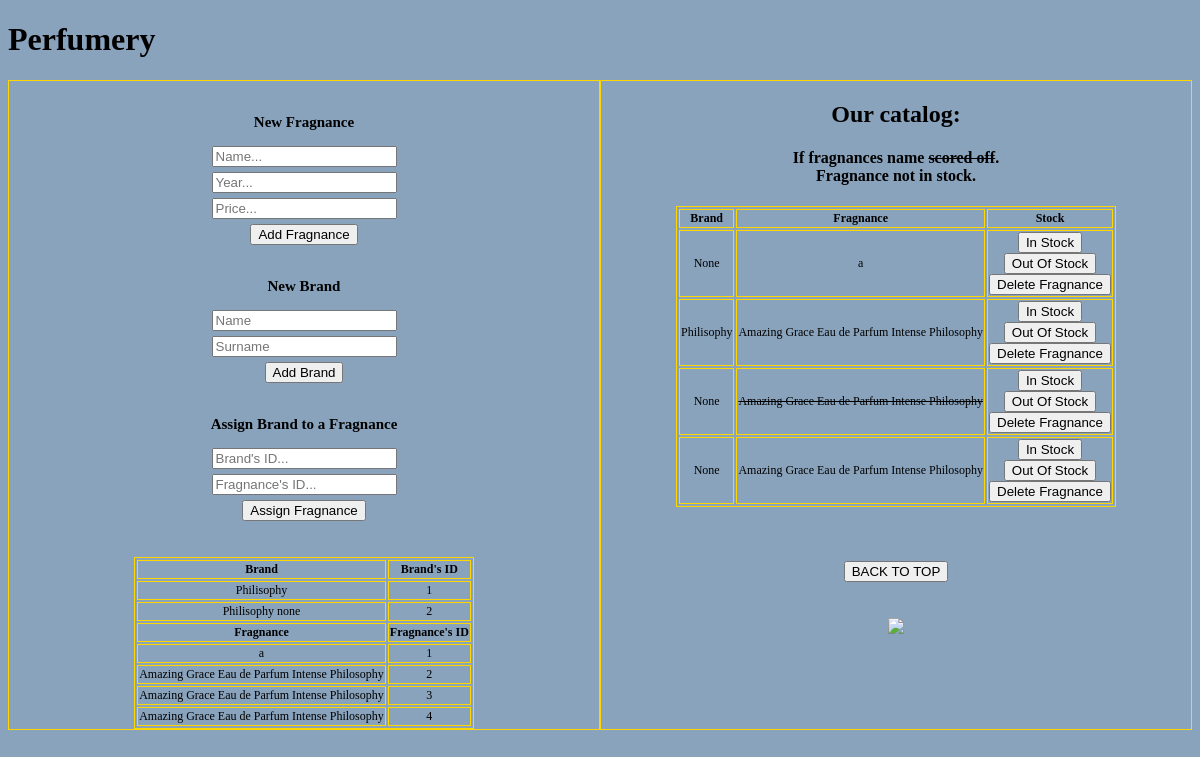
Before: / with the older database file.
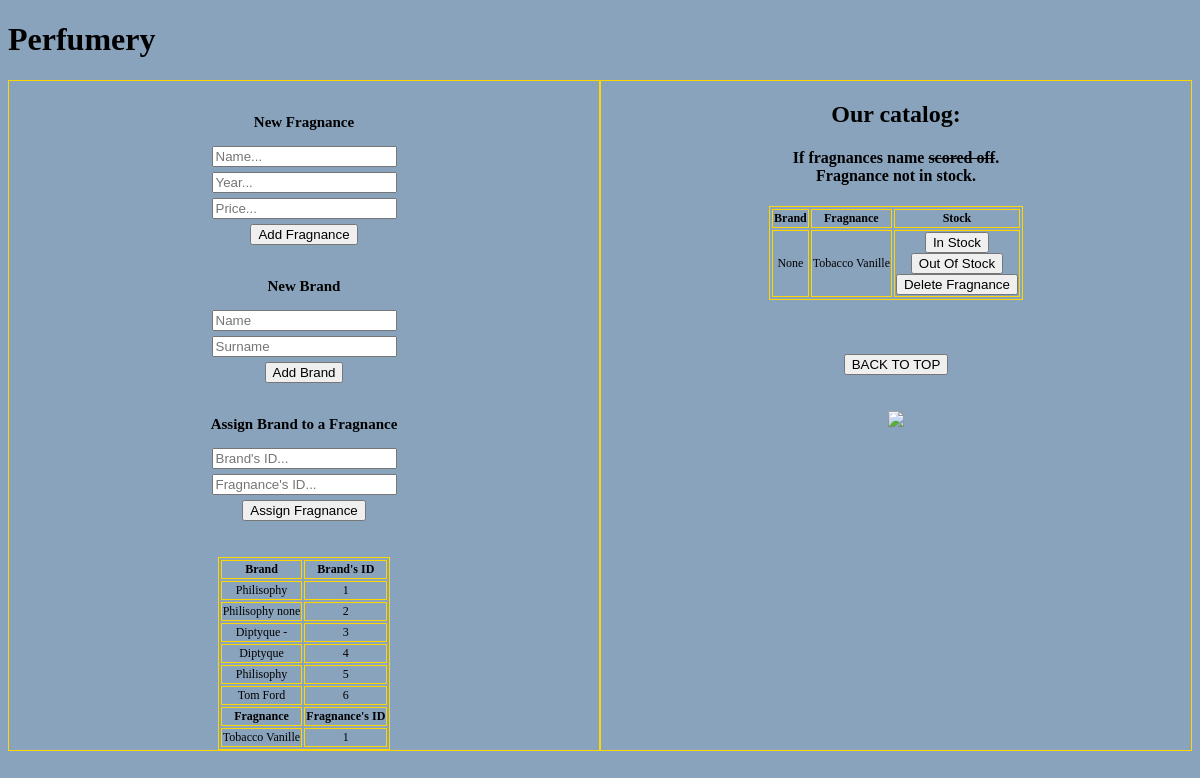
After: the same page with the newer database file.
### app/models.py (models this page shows)
class Brand (db.Model):
    id = db.Column(db.Integer, primary_key=True)
    name = db.Column(db.String(20), index=True, nullable=True)
    surname = db.Column(db.String(20), index=True, nullable=True)
    fragnances = db.relationship("Fragnance", backref="brand", lazy="dynamic")
    def __repr__(self):
        return f"{self.name} {self.surname}"

class Fragnance (db.Model):
    id = db.Column(db.Integer, primary_key=True)
    name = db.Column(db.String(20), index=True, nullable=True)
    year = db.Column(db.Integer, index=True, nullable=True)
    price = db.Column(db.Integer, index=True, nullable=True)
    brand_id = db.Column(db.Integer, db.ForeignKey("brand.id"))
    stock = db.Column(db.Boolean, default=False)
    def __str__(self):
        return f"{self.name}"

### app/routes.py (the view)
@app.route("/")
def fragnance_list():
    fragnances = Fragnance.query.all()
    brands = Brand.query.all()
    return render_template("fragnances.html", fragnances=fragnances, brands=brands)

### app/templates/fragnances.html (shortened to what this page needs)
{% extends "index.html" %}
{% block body %}
<h1> Perfumery </h1>
<div class="row">
    <div class="column1">
        <div class="adding_panel"><br>
            <div class="fragnance_addind">
                <h3>New Fragnance</h3>
                <form action="/fragnance/" method="post">
                    <p><input type="text" name="name" placeholder="Name..."></p>
                    <p><input type="text" name="year" placeholder="Year..."></p>
                    <p><input type="text" name="price" placeholder="Price..."></p>
                    <input type="submit" value="Add Fragnance">
                </form>
            </div>
            <div class="brand_adding"><br>
                <h3>New Brand</h3>
                <form action="/brand/" method="post">
                    <p><input type="text" name="name" placeholder="Name"></p>
                    <p><input type="text" name="surname" placeholder="Surname"></p>
                    <input type="submit" value="Add Brand">
                </form>
            </div>
        </div><br>
        <div class="column">
            <h3>Assign Brand to a Fragnance</h3>
            <form action="/assign/" method="post">
                <p><input type="text" name="brand_id" placeholder="Brand's ID..."></p>
                <p><input type="text" name="fragnances_id" placeholder="Fragnance's ID..."></p>
                <input type="submit" value="Assign Fragnance">
            </form>
            <table class="ids">
                <tr>
                    <th>Brand</th>
                    <th>Brand's ID</th>
                </tr>
                {% for brand in brands %}
                <tr>
                    <td>{{ brand }}</td>
                    <td>{{ brand.id }}</td>
                </tr>
                {% endfor %}
                <tr>
                    <th>Fragnance</th>
                    <th>Fragnance's ID</th>
                    {% for fragnance in fragnances %}
                </tr>
                <td>{{ fragnance }}</td>
                <td>{{ fragnance.id }}</td>
                {% endfor %}
        </div><br><br>
        </div>
    </div>
    <div class="column2">
        <div class="fragnance_display">
            <h2>Our catalog:</h2>
            <h4>If fragnances name <span style="text-decoration: line-through;">scored off</span>. <br>Fragnance not in stock.</h4>
            <table>
                <tr>
                    <th>Brand</th>
                    <th>Fragnance</th>
                    <th>Stock</th>
                </tr>
                {% for fragnance in fragnances %}
                <tr>
                    <td>{{ fragnance.brand }}</td>
                    <td>{% if fragnance.stock %} <strike> {% endif %}{{ fragnance.name }} {% if fragnance.stock %} </strike>{%
                        endif %}</td>
                    <td>
                        <button type="button" onclick='window.location.href="/in_stock/{{ fragnance.id }}"'>In Stock
                        </button>
                        <br>
                        <button type="button" onclick='window.location.href="/out_stock/{{ fragnance.id }}"'>Out Of
                            Stock </button>
                        <br>
                        <button type="button" onclick='window.location.href="delete/{{ fragnance.id }}"'>Delete Fragnance
                        </button>
                    </td>
                </tr>
                {% endfor %}
            </table>
        </div><br><br><br>
        <button type="button" onclick='window.location.href="#top"'>BACK TO TOP</button><br><br><br>
            <div class="footer"><img src="{{url_for('static',filename='potion2.png')}}"
        </div>
    </div>
</div>
{% endblock %}

### app/templates/index.html (shortened to what this page needs)
<!DOCTYPE html>
<html lang="en">
<head>
    <link rel="stylesheet" type="text/css" href="{{ url_for('static', filename='style.css') }}">
</head>
<body>
    {% block body %}{% endblock %}
</body>
</html>

### app/static/style.css (style rules this page uses)
html { height: 100%; }
body { background-color: rgb(137, 163, 188); }
h1 { color: dark gold; font-size: 28 px; font-family: 'Century Gothic' }
h2 { margin-bottom: 20px; font-family: 'Century Gothic' }
h3 { font-size: 15px; font-family: 'Century Gothic' }
table, th, td { border: 1px solid gold; margin-left: auto; margin-right: auto; font-size: 12px; font-family: 'Century Gothic' }
.adding_panel { text-align: center; }
.fragnance_display { text-align: center; }
.column1 { flex: 50%; background-color: rgb(137, 163, 188); border: 1px solid gold; text-align: center; }
.column2 { flex: 50%; background-color: rgb(137, 163, 188); border: 1px solid gold; text-align: center; }
.row { display: flex; }
p { margin: 5px; }

Changed rows visible on the page:
removed Fragnance: name "Amazing Grace Eau de Parfum Intense Philosophy", id "2", brand "Philisophy"
removed Fragnance: name "Amazing Grace Eau de Parfum Intense Philosophy", id "3", brand "None"
removed Fragnance: name "Amazing Grace Eau de Parfum Intense Philosophy", id "4", brand "None"
added Brand: name+surname "Diptyque -", id "3"
added Brand: name+surname "Diptyque", id "4"
added Brand: name+surname "Philisophy", id "5"
added Brand: name+surname "Tom Ford", id "6"
changed Fragnance id 1: name "a" → "Tobacco Vanille"
